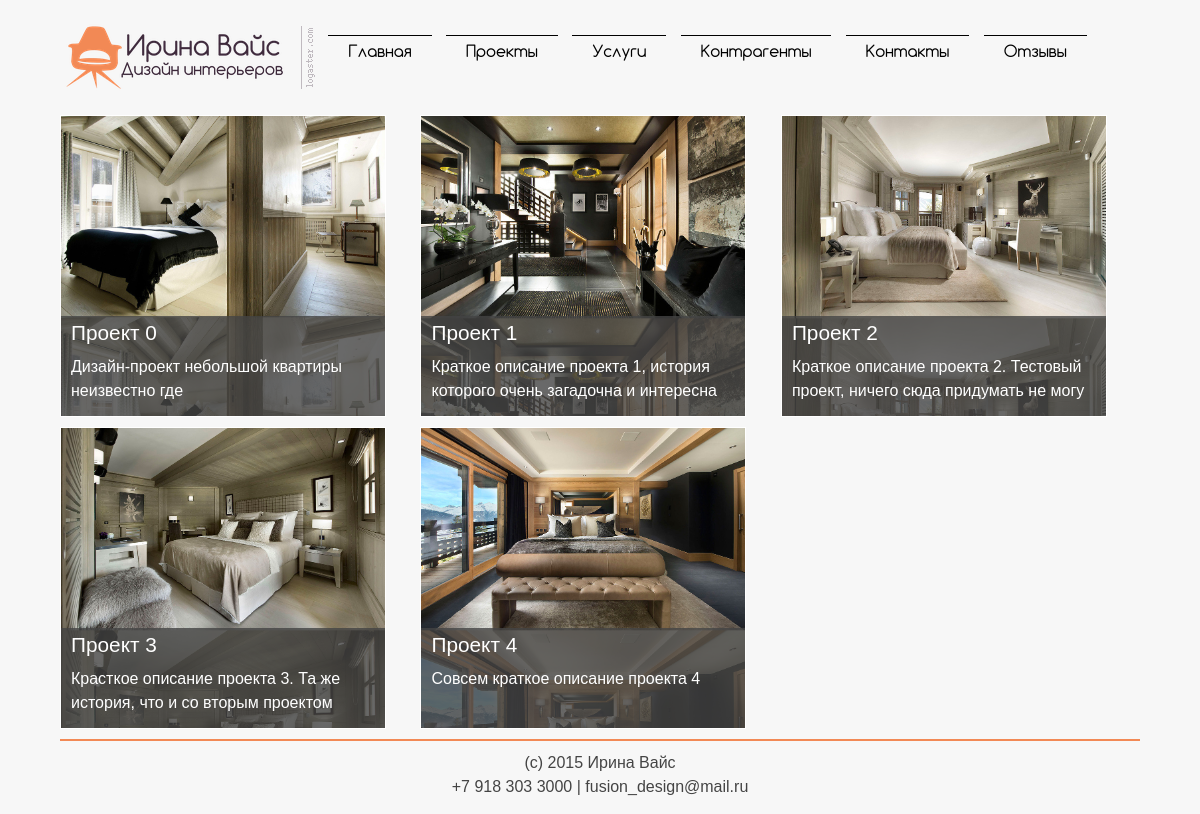
The page /portfolio/ on the database its author committed.
### info/models.py (models this page shows, shortened)
class Project(models.Model):
    title = models.CharField(max_length=255)
    short_description = models.CharField(max_length=255)
    description = models.TextField(default='')
    gallery = models.ForeignKey(Gallery, null=True)
    cover_image = models.ForeignKey(Image, null=True, blank=True)
    date_created = models.DateTimeField('date published')

### info/views.py (the view)
# urls.py: url(r'^portfolio/$', views.PortfolioView.as_view(), name='portfolio'),
class PortfolioView(generic.ListView):
    model = Project
    template_name = 'info/portfolio.html'
    context_object_name = 'projects_list'
    def get_queryset(self):
        return Project.objects.all()

### info/templates/info/portfolio.html (shortened to what this page needs)
{% load staticfiles %}
{% load thumbnail %}
<!DOCTYPE html>
<html lang="en">
<head>
    <link rel="stylesheet" type="text/css" href="{% static 'info/style.css' %}"/>
</head>
<body>
{% include 'info/menu.html' %}
<div class="content-wrap">
    <div class="content">
        {% for project in projects_list %}
            {% thumbnail project.cover_image.path "300x300" crop="center" as im %}
                <a href="{% url 'info:project' project.id %}">
                    <div class="portfolio-block" style="background-image: url({{ im.url }})">
                        <div class="portfolio-inner">
                            <h2>{{ project.title }}</h2>
                            <p>{{ project.short_description }}</p>
                        </div>
                    </div>
                </a>
            {% endthumbnail %}
        {% endfor %}
    </div>
</div>
{% include 'info/footer.html' %}
</body>
</html>

### info/static/info/style.css (style rules this page uses)
body { margin: 0 auto; padding: 0; background-color: #f7f7f7; color: #444; font-family: Georgia, Verdana, Helvetica; font-kerning: auto; font-style: normal; font-size: 1.0em; font-weight: 400; letter-spacing: 0; line-height: 1.5em; text-align: left; text-decoration: none; text-transform: none; word-spacing: 0; }
h2 { font-weight: normal; font-size: 1.4em; }
a:link { color: #000000; text-decoration: none; }
div.content-wrap { width: 1080px; margin: 30px auto 5px auto; }
div.content { margin: 0 auto; white-space: normal; }
.portfolio-block { display: inline-block; vertical-align: top; width: 30%; margin: 5px 30px 5px 0px; white-space: normal; background-size: 100%; height: 300px; position: relative; border-style: solid; border-width: 1px; border-color: #ffffff; }
.portfolio-block p { padding: 5px 10px; margin: 0 auto; font-size: 1.0em; }
.portfolio-block h2 { padding: 5px 10px; margin: 0 auto; font-size: 1.3em; }
.portfolio-inner { vertical-align: bottom; position: absolute; bottom: 0; background-color: rgba(68, 68, 68, 0.8); color: #ffffff; width: 100%; margin: 0 auto; height: 100px; }

### rows shown on the page
Project: shows a picture, title "Проект 0", short_description "Дизайн-проект небольшой квартиры неизвестно где"
Project: shows a picture, title "Проект 1", short_description "Краткое описание проекта 1, история которого очень загадочна и интересна"
Project: shows a picture, title "Проект 2", short_description "Краткое описание проекта 2. Тестовый проект, ничего сюда придумать не могу"
Project: shows a picture, title "Проект 3", short_description "Красткое описание проекта 3. Та же история, что и со вторым проектом"
Project: shows a picture, title "Проект 4", short_description "Совсем краткое описание проекта 4"
